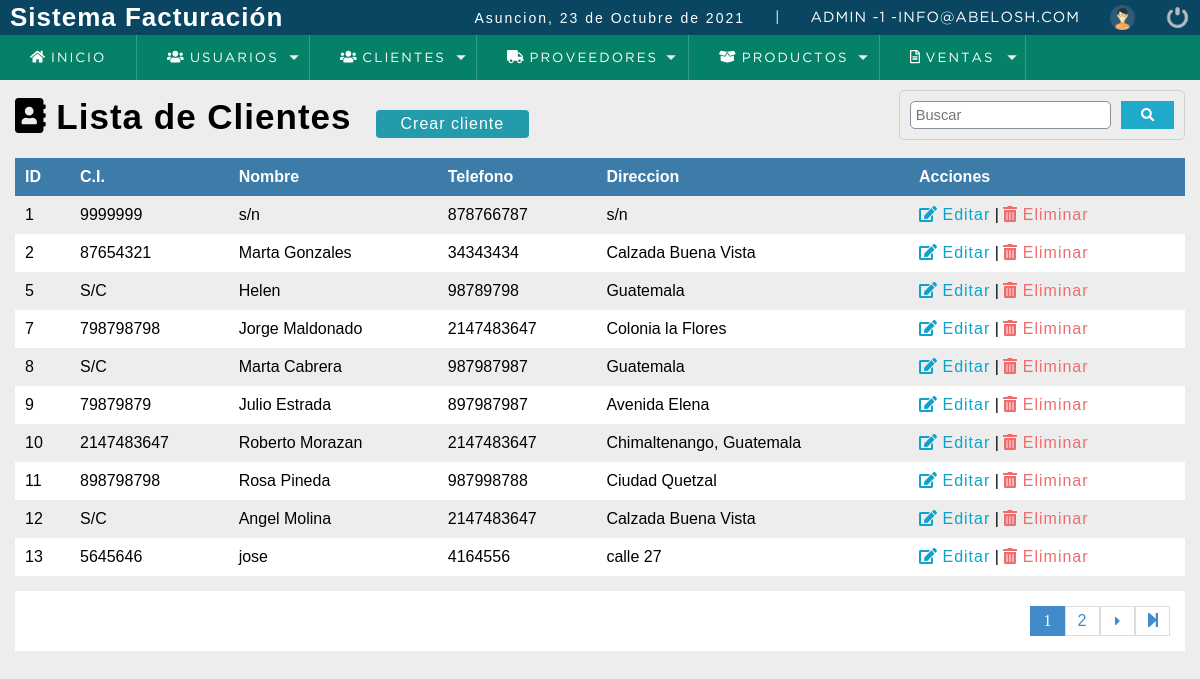
The page /sistema/lista_clientes.php (signed in) on the database its author committed.
### tables this page shows
CREATE TABLE `cliente` (
  `idcliente` int(11) NOT NULL,
  `nit` int(11) DEFAULT NULL,
  `nombre` varchar(80) DEFAULT NULL,
  `telefono` int(11) DEFAULT NULL,
  `direccion` text DEFAULT NULL,
  `dateadd` datetime NOT NULL DEFAULT current_timestamp(),
  `usuario_id` int(11) NOT NULL,
  `estatus` int(11) NOT NULL DEFAULT 1
);

### sistema/includes/functions.php (called while the page is built, shortened)
<?php
	function fechaC(){
		$mes = array("","Enero",
					  "Febrero",
					  "Marzo",
					  "Abril",
					  "Mayo",
					  "Junio",
					  "Julio",
					  "Agosto",
					  "Septiembre",
					  "Octubre",
					  "Noviembre",
					  "Diciembre");
		return date('d')." de ". $mes[date('n')] . " de " . date('Y');
	}
 ?>

### sistema/lista_clientes.php (the view, shortened to what this page needs)
<?php
	include "../conexion.php";
 ?>
<!DOCTYPE html>
<html lang="en">
<head>
	<?php include "includes/scripts.php";?>
</head>
<body>
	<?php include "includes/header.php"; ?>
	<section id="container">
		<h1><i class="fas fa-address-book"></i> Lista de Clientes</h1>
		<a href="registro_cliente.php" class="btn_new">Crear cliente</a>
		<form action="buscar_cliente.php" method="get" class="form_search">
			<input type="text" name="busqueda" id="busqueda" placeholder="Buscar">
			<button type="submit" class="btn_search"><i class="fas fa-search"></i></button>
		</form>
		<table>
			<tr>
				<th>ID</th>
				<th>C.I.</th>
				<th>Nombre</th>
				<th>Telefono</th>
				<th>Direccion</th>
				<th>Acciones</th>
			</tr>
			<?php
				$sql_registe = mysqli_query($conection,"SELECT COUNT(*) AS total_registro FROM cliente WHERE estatus = 1");
				$result_register = mysqli_fetch_array($sql_registe);
				$total_registro = $result_register['total_registro'];
				$por_pagina = 10;
				if(empty($_GET['pagina']))
				{
					$pagina = 1;
				}else{
					$pagina = $_GET['pagina'];
				}
				$desde = ($pagina-1) * $por_pagina;
				$total_paginas = ceil($total_registro / $por_pagina);
				$query = mysqli_query($conection, "SELECT * FROM cliente
															 WHERE estatus = 1
															 ORDER BY idcliente ASC
															LIMIT $desde,$por_pagina
															");
				$result = mysqli_num_rows($query);
				if($result > 0){
					while ($data = mysqli_fetch_array($query)) {
						if($data["nit"] == 0)
						{
							$nit = 'S/C';
						}else{
							$nit = $data['nit'];
						}
				?>
					<tr>
						<td><?php echo $data['idcliente']; ?></td>
						<td><?php echo $nit; ?></td>
						<td><?php echo $data['nombre']; ?></td>
						<td><?php echo $data['telefono']; ?></td>
						<td><?php echo $data['direccion']; ?></td>
						<td>
							<a class="link_edit" href="editar_cliente.php?id=<?php echo $data['idcliente']; ?>"><i class="fas fa-edit"></i> Editar</a>
							<?php if ($_SESSION['rol'] == 1 || $_SESSION['rol'] == 2) {
							 ?>
							|
							<a class="link_delete" href="eliminar_confirmar_cliente.php?id=<?php echo $data['idcliente']; ?>"><i class="fas fa-trash-alt"></i> Eliminar</a>
							<?php } ?>
						</td>
					</tr>
				<?php
					}
				}
			 ?>
		</table>
		<div class="paginador">
			<ul>
				<?php
				for ($i=1; $i <=  $total_paginas; $i++) {
					if ($i == $pagina) {
						echo '<li class ="pageSelected">'.$i.'</li>';
					}else{
					echo '<li><a href="?pagina='.$i.'">'.$i.'</a></li>';
					}
				}
				if ($pagina != $total_paginas)
				{
				 ?>
			    <li><a href="?pagina=<?php echo $pagina + 1; ?>"><i class="fas fa-caret-right fa-sm"></i></a></li>
				<li><a href="?pagina=<?php echo $total_paginas; ?>"><i class="fas fa-step-forward "></i></a></li>
				<?php
					}
				 ?>
			</ul>
		</div>
	</section>
	<?php include "includes/footer.php"; ?>
</body>
</html>

### sistema/includes/scripts.php (shortened to what this page needs)
<link rel="stylesheet" type="text/css" href="css/style.css">
<?php include "functions.php"; ?>

### sistema/includes/header.php (shortened to what this page needs)
	<header>
		<div class="header">
			<h1>Sistema Facturación</h1>
			<div class="optionsBar">
				<p>Asuncion, <?php echo fechaC(); ?></p>
				<span>|</span>
				<span class="user"><?php echo $_SESSION['user'].' -'.$_SESSION['rol'].' -'.$_SESSION['email']; ?></span>
				<img class="photouser" src="img/user.png" alt="Usuario">
				<a href="salir.php"><img class="close" src="img/salir.png" alt="Salir del sistema" title="Salir"></a>
			</div>
		</div>
<?php include "nav.php"; ?>
</header>

### sistema/includes/nav.php (shortened to what this page needs)
<nav>
	<ul>
		<li><a href="index.php"><i class="fas fa-home"></i> Inicio</a></li>
	<?php
		if($_SESSION['rol'] == 1){
	?>
		<li class="principal">
			<a href="#"> <i class="fas fa-users"></i> Usuarios</a>
		</li>
	<?php } ?>
		<li class="principal">
			<a href="#"><i class="fas fa-users"></i> Clientes</a>
		<?php
			if ($_SESSION['rol'] == 1 || $_SESSION['rol'] == 2) {
		 ?>
		</li>
		<li class="principal">
			<a href="#"><i class="fas fa-truck"></i> Proveedores</a>
		</li>
		<li class="principal">
			<a href="#"><i class="fas fa-box-open"></i> Productos</a>
		</li>
	<?php } ?>
		<li class="principal">
			<a href="#"><i class="far fa-file-alt"></i> Ventas</a>
		</li>
	</ul>
</nav>

### sistema/includes/footer.php
<link rel="stylesheet" type="text/css" href="css/style.css">

### sistema/css/style.css (style rules this page uses)
* { margin: 0; padding: 0; box-sizing: border-box; }
body { background: #ededed; }
h1, h2, h3, h4, h5, h6 { font-family: 'arial'; font-weight: bold; letter-spacing: 1px; }
h1 { font-size: 26px; }
p { font-family: 'arial'; letter-spacing: 2px; font-size: 14px; line-height: 20px; }
a { text-decoration: none; font-family: arial; letter-spacing: 1px; }
span { font-family: 'GothamBook'; letter-spacing: 1px; font-size: 14px; line-height: 20px; }
header { position: fixed; width: 100%; }
.header { color: #FFF; background: #0a4661; height: 35px; display: -webkit-flex; display: -moz-flex; display: -ms-flex; display: -o-flex; display: flex; justify-content: space-between; align-items: center; padding: 10px; }
.optionsBar { display: -webkit-flex; display: -moz-flex; display: -ms-flex; display: -o-flex; display: flex; justify-content: center; align-items: center; }
.optionsBar span { color: #FFF; font-size: 11pt; font-family: 'GothamBook'; text-transform: uppercase; margin-left: 30px; }
.photouser { margin-left: 30px; width: 25px; height: 25px; }
.close { width: 25px; height: 25px; }
.optionsBar a { display: -webkit-flex; display: -moz-flex; display: -ms-flex; display: -o-flex; display: flex; margin-left: 30px; }
nav ul { background: #058167; list-style: none; display: -webkit-flex; display: -moz-flex; display: -ms-flex; display: -o-flex; display: flex; justify-content: left; align-items: center; }
nav ul > li a { position: relative; }
nav a { color: #FFF; display: block; font-size: 10pt; font-family: 'GothamBook'; padding: 15px 30px; text-transform: uppercase; letter-spacing: 2px; transition: background .5s; border-right: 1px solid #319B8F; }
nav .principal > a { background: url(../images/arrow_bottom.png) no-repeat; background-position-x: 0%; background-position-y: 0%; background-size: auto auto; background-position: 94% center; background-size: 10px; }
#container { padding: 90px 15px 15px; }
form { background: #FFF; margin: auto; padding: 20px 50px; border: 1px solid #d1d1d1; }
input,select { display: block; width: 100%; font-size: 11pt; padding: 5px; border: 1px solid #85929e; border-radius: 5px; }
#container h1 { font-size: 35px; display: inline-block; color: #000000; }
.btn_new { display: inline-block; background: #239baa; color: #FFF; padding: 5px 25px; border-radius: 4px; margin: 20px; }
table { border-collapse: collapse; font-size: 12pt; font-family: 'arial'; width: 100%; color: #000000; }
table th { text-align: left; padding: 10px; background: #3d7ba8; color: #FFF; }
table tr:nth-child(odd) { background: #FFF; }
table td { padding: 10px; }
.link_edit { color:#0ca4ce; }
.link_delete { color: #f26b6b; }
.paginador ul { padding: 15px; list-style: none; background: #FFF; margin-top: 15px; display: -webkit-flex; display: -moz-flex; display: -ms-flex; display: -o-flex; display: flex; justify-content: flex-end; }
.paginador a, .pageSelected { color: #428bca; border: 1px solid #ddd; padding: 5px; display: inline-block; text-align: center; width: 35px; }
.pageSelected { color: #FFF; background: #428bca; border: 1px solid #428bca; }
.form_search { display: -webkit-flex; display: -moz-flex; display: -ms-flex; display: -o-flex; display: flex; float: right; background: initial; padding: 10px; border-radius: 5px; }
.form_search .btn_search { background: #1faacB; color: #FFF; padding: 0 20px; border: 0; cursor: pointer; margin-left: 10px; }

### rows shown on the page
cliente: idcliente "1", nit "9999999", nombre "s/n", telefono "878766787", direccion "s/n"
cliente: idcliente "2", nit "87654321", nombre "Marta Gonzales", telefono "34343434", direccion "Calzada Buena Vista"
cliente: idcliente "5", nit "S/C", nombre "Helen", telefono "98789798", direccion "Guatemala"
cliente: idcliente "7", nit "798798798", nombre "Jorge Maldonado", telefono "2147483647", direccion "Colonia la Flores"
cliente: idcliente "8", nit "S/C", nombre "Marta Cabrera", telefono "987987987", direccion "Guatemala"
cliente: idcliente "9", nit "79879879", nombre "Julio Estrada", telefono "897987987", direccion "Avenida Elena"
cliente: idcliente "10", nit "2147483647", nombre "Roberto Morazan", telefono "2147483647", direccion "Chimaltenango, Guatemala"
cliente: idcliente "11", nit "898798798", nombre "Rosa Pineda", telefono "987998788", direccion "Ciudad Quetzal"
cliente: idcliente "12", nit "S/C", nombre "Angel Molina", telefono "2147483647", direccion "Calzada Buena Vista"
cliente: idcliente "13", nit "5645646", nombre "jose", telefono "4164556", direccion "calle 27"

### other values the page prints
fechaC() "23 de Octubre de 2021"
$_SESSION['user'] "ADMIN"
$_SESSION['rol'] "1"
$_SESSION['email'] "INFO@ABELOSH.COM"
